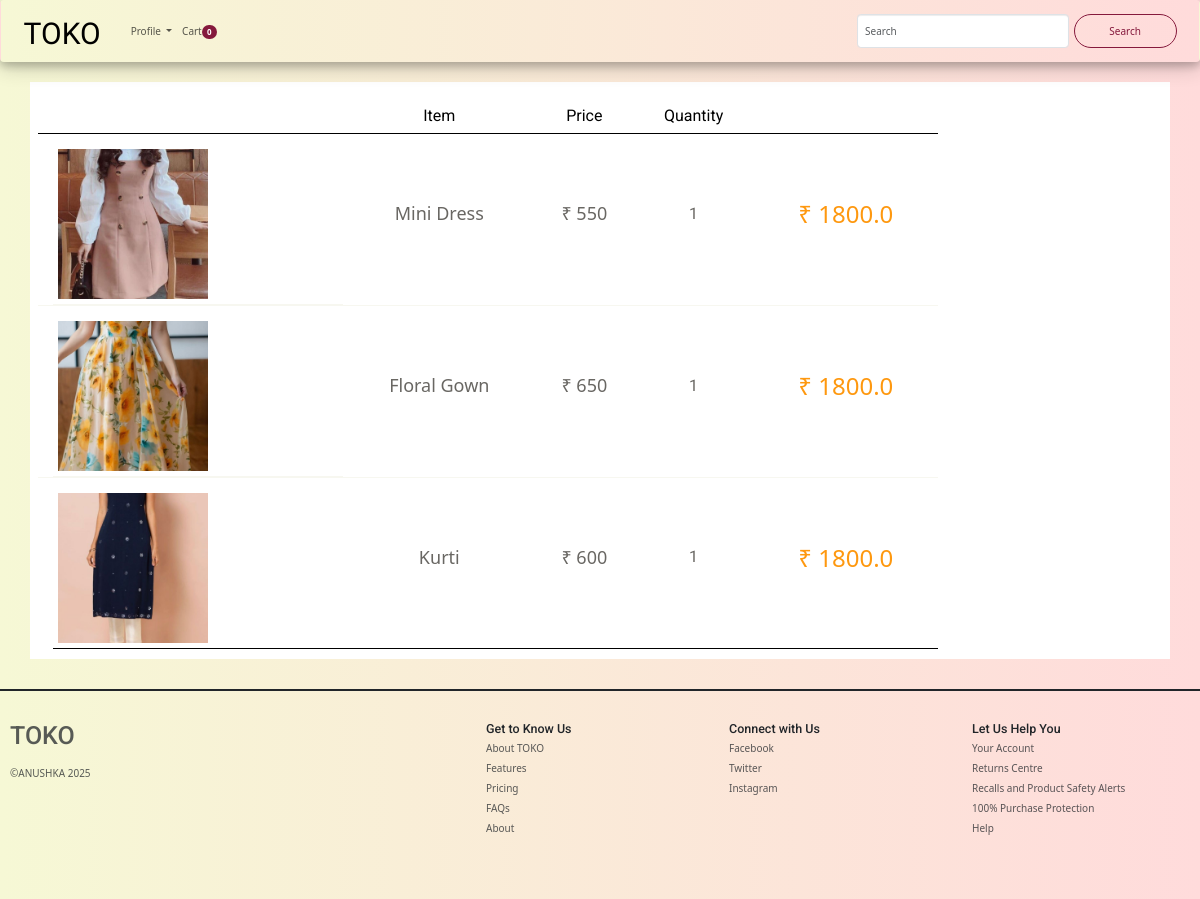
Page /orders (signed in) on the committed database.
### TOKO_Main/models.py (models this page shows)
class OrderItem(models.Model):
    user = models.ForeignKey(User, on_delete=models.CASCADE, null=True)
    image = models.ImageField(upload_to="toko/order_img")
    product=models.CharField(max_length=200)
    order = models.ForeignKey(Order, on_delete=models.CASCADE)
    quantity=models.CharField(max_length=5)
    price=models.IntegerField()

class Order(models.Model):
    user = models.ForeignKey(User, on_delete=models.CASCADE, null=True)
    address=models.TextField()
    town = models.TextField()
    addresstype=models.TextField()
    state=models.TextField()
    mobile=models.CharField(max_length=11)
    pincode=models.CharField(max_length=10)
    payment = models.CharField(max_length=200)
    paid=models.BooleanField(default=False,null=True)
    date=models.DateField(default=datetime.datetime.today)

### TOKO_Main/views.py (the view)
# urls.py: path("orders",include("TOKO_Main.urls")),
def orders(request):
    uid=request.session.get('_auth_user_id')
    user=User.objects.get(id=uid)
    order=OrderItem.objects.filter(user=user)
    context={
        'orders':order,
    }
    print(context)
    return render(request,"cart/orders.html",context)

### templates/cart/orders.html
{% extends "base.html" %}
{% load cart_tag%}
{% block body %}<section id="cart_items">
		<div class="container"  style="background:#fff;">
			<div class="table-responsive cart_info">
				<table class="table table-condensed" style="width: 900px;height: 200px;">
					<thead>
						<tr class="cart_menu">
							<td class="image" ></td>
							<td class="description" style="text-align:center;">Item</td>
							<td class="price" style="text-align:center;">Price</td>
							<td class="quantity" style="text-align:center;">Quantity</td>
							<td></td>
						</tr>
					</thead>
					<tbody>
						<tr>
							{% for order in orders %}
							<td class="cart_product">
								<a href=""><img src="{{order.image}}" alt="" style="width: 150px;height: 150px;object-fit: cover;"></a>
							</td>
							<td class="cart_description" style="vertical-align: middle;text-align:center;">
								<p style="font-size:18px">{{order.product}}</p>
							</td>
							<td class="cart_price" style="vertical-align: middle;text-align:center;">
								<p>₹ {{order.price}}</p>
							</td>
							<td class="cart_quantity" style="vertical-align: middle;text-align:center;">
								<p class="cart_quantity_input" style="float:none;">{{order.quantity}}</p>
							</td>
							<td class="cart_total" style="vertical-align: middle;text-align:center;">
								<p class="cart_total_price">₹ {{order.order.payment}}</p>
							</td>
						</tr>
{% endfor%}
					</tbody>
				</table>
			</div>
		</div>
</section>
{% endblock %}

### templates/base.html (shortened to what this page needs)
<!DOCTYPE html>
<html lang="en">
<head>
  <link href="/static/css/bootstrap.min.css" rel="stylesheet">
    <link href="/static/css/font-awesome.min.css" rel="stylesheet">
    <link href="/static/css/prettyPhoto.css" rel="stylesheet">
    <link href="/static/css/price-range.css" rel="stylesheet">
    <link href="/static/css/animate.css" rel="stylesheet">
	<link href="/static/css/main.css" rel="stylesheet">
	<link href="/static/css/responsive.css" rel="stylesheet">
    <link href="https://cdn.jsdelivr.net/npm/bootstrap@5.3.3/dist/css/bootstrap.min.css" rel="stylesheet">
</head>
<body>
<nav class="navbar navbar-expand-lg bg-body-tertiary" style="witdh:100px; background: linear-gradient(to left, #FFDBDB, #F6F8D5);box-shadow: 0 4px 8px 0 rgba(0, 0, 0, 0.2), 0 6px 20px 0 rgba(0, 0, 0, 0.19);position: sticky;top: 0;z-index: 100; ">
  <div class="container-fluid">
    <a class="navbar-brand modak-regular mt-2" href="/">TOKO</a>
    <div class="collapse navbar-collapse" id="navbarSupportedContent">
      <ul class="navbar-nav me-auto mb-2 mb-lg-0">
        <li class="nav-item dropdown">
          <a class="nav-link dropdown-toggle" href="/" role="button" data-bs-toggle="dropdown" aria-expanded="false">
           Profile
          </a>
        </li>
          <li class="nav-item">
            <a class="nav-link" href="/cart/cart_detail">Cart<span class="badge" style="background:#85193C;color:#fff;font-size:8px;border-radius:10px;">{{request.session.cart|length}}</span></a>
        </li>
      </ul>
      <form method="get" action="/search" class="d-flex" role="search">
        <input class="form-control me-2"  name="query" type="search" placeholder="Search" aria-label="Search">
        <button class="btn" type="submit" style="width: 150px; border-radius:18px;background-color: transparent;
    border-color: #85193C;color: #85193C;">Search</button>
      </form>
    </div>
  </div>
</nav>
<body style=" background-color: #c9d6ff;background: linear-gradient(to left,#FFDBDB, #F6F8D5);">
{% block body %}
{% endblock %}
<footer class="row row-cols-1 row-cols-sm-2 row-cols-md-5 py-5 my-5 " style=" border-top: 2px solid;">
    <div class="col">
      <a href="/" class="d-flex align-items-center mb-3 link-body-emphasis text-decoration-none" aria-label="Bootstrap">
        <h1 class="text-body-secondary mx-3">TOKO</h1>
      </a>
      <p class="text-body-secondary mx-3" >©ANUSHKA 2025</p>
    </div>
    <div class="col">
    </div>
    <div class="col">
      <h5>Get to Know Us</h5>
      <ul class="nav flex-column">
        <li class="nav-item mb-2"><a href="#" class="nav-link p-0 text-body-secondary">About TOKO</a></li>
        <li class="nav-item mb-2"><a href="#" class="nav-link p-0 text-body-secondary">Features</a></li>
        <li class="nav-item mb-2"><a href="#" class="nav-link p-0 text-body-secondary">Pricing</a></li>
        <li class="nav-item mb-2"><a href="#" class="nav-link p-0 text-body-secondary">FAQs</a></li>
        <li class="nav-item mb-2"><a href="#" class="nav-link p-0 text-body-secondary">About</a></li>
      </ul>
    </div>
    <div class="col">
      <h5>Connect with Us</h5>
      <ul class="nav flex-column">
        <li class="nav-item mb-2"><a href="#" class="nav-link p-0 text-body-secondary">Facebook</a></li>
        <li class="nav-item mb-2"><a href="#" class="nav-link p-0 text-body-secondary">Twitter</a></li>
        <li class="nav-item mb-2"><a href="#" class="nav-link p-0 text-body-secondary">Instagram</a></li>
      </ul>
    </div>
    <div class="col">
      <h5>Let Us Help You</h5>
      <ul class="nav flex-column">
        <li class="nav-item mb-2"><a href="#" class="nav-link p-0 text-body-secondary">Your Account</a></li>
        <li class="nav-item mb-2"><a href="#" class="nav-link p-0 text-body-secondary">Returns Centre</a></li>
        <li class="nav-item mb-2"><a href="#" class="nav-link p-0 text-body-secondary">Recalls and Product Safety Alerts</a></li>
        <li class="nav-item mb-2"><a href="#" class="nav-link p-0 text-body-secondary">100% Purchase Protection</a></li>
        <li class="nav-item mb-2"><a href="#" class="nav-link p-0 text-body-secondary">Help</a></li>
      </ul>
    </div>
  </footer>
</body>
</html>

### static/css/main.css (style rules this page uses)
body { font-family: 'Roboto', sans-serif; background:; position: relative; font-weight:400px; }
ul li { list-style: none; }
a { -webkit-transition: 300ms; -moz-transition: 300ms; -o-transition: 300ms; transition: 300ms; }
h1, h2, h3, h4, h5, h6 { font-family: 'Roboto', sans-serif; }
.navbar-collapse.collapse { padding-left: 0; }
#cart_items .cart_info .cart_menu { background: #FE980F; color: #fff; font-size: 16px; font-family: 'Roboto', sans-serif; font-weight: normal; }
#cart_items .cart_info .table.table-condensed thead tr { height: 51px; }
#cart_items .cart_info .table.table-condensed tr { border-bottom: 1px solid#F7F7F0 }
#cart_items .cart_info .table.table-condensed tr:last-child { border-bottom: 0 }
.cart_info table tr td { border-top: 0 none; vertical-align: inherit; }
#cart_items .cart_info .image { padding-left: 30px; }
#cart_items .cart_info .cart_description p { color:#696763 }
#cart_items .cart_info .cart_price p { color:#696763; font-size: 18px }
#cart_items .cart_info .cart_total_price { color: #FE980F; font-size: 24px; }
.cart_product { display: block; margin-left:15px; margin-top:10px; }
.cart_quantity_input { color: #696763; float: left; font-size: 16px; text-align: center; font-family: 'Roboto',sans-serif; }

### templates/base.html (style rules this page uses)
.modak-regular { font-family: "Modak", system-ui; font-weight: 400; font-style: normal; font-size:30px; }

### rows in the picture
OrderItem: image (picture), product "Mini Dress", price "550", quantity "1", order.payment "1800.0"
OrderItem: image (picture), product "Floral Gown", price "650", quantity "1", order.payment "1800.0"
OrderItem: image (picture), product "Kurti", price "600", quantity "1", order.payment "1800.0"

### other values in the picture
{{ request.session.cart|length }} "0"
